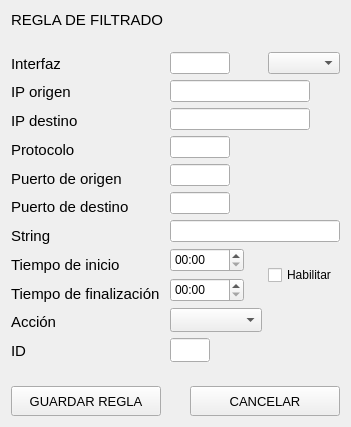
<?xml version="1.0" encoding="UTF-8"?>
<ui version="4.0">
 <class>AgregarReglas</class>
 <widget class="QWidget" name="AgregarReglas">
  <property name="windowModality">
   <enum>Qt::NonModal</enum>
  </property>
  <property name="geometry">
   <rect>
    <x>0</x>
    <y>0</y>
    <width>350</width>
    <height>427</height>
   </rect>
  </property>
  <property name="minimumSize">
   <size>
    <width>0</width>
    <height>0</height>
   </size>
  </property>
  <property name="maximumSize">
   <size>
    <width>350</width>
    <height>445</height>
   </size>
  </property>
  <property name="windowTitle">
   <string>Agregar regla manualmente</string>
  </property>
  <layout class="QGridLayout" name="gridLayout_5">
   <item row="3" column="0">
    <layout class="QGridLayout" name="gridLayout">
     <item row="5" column="0">
      <widget class="QLabel" name="label_5">
       <property name="font">
        <font>
         <family>Cantarell</family>
         <pointsize>11</pointsize>
        </font>
       </property>
       <property name="text">
        <string>Puerto de origen</string>
       </property>
      </widget>
     </item>
     <item row="12" column="0">
      <widget class="QLabel" name="label_12">
       <property name="font">
        <font>
         <family>Cantarell</family>
         <pointsize>11</pointsize>
        </font>
       </property>
       <property name="text">
        <string>ID</string>
       </property>
      </widget>
     </item>
     <item row="6" column="0">
      <widget class="QLabel" name="label_6">
       <property name="font">
        <font>
         <family>Cantarell</family>
         <pointsize>11</pointsize>
        </font>
       </property>
       <property name="text">
        <string>Puerto de destino</string>
       </property>
      </widget>
     </item>
     <item row="3" column="0">
      <widget class="QLabel" name="label_3">
       <property name="font">
        <font>
         <family>Cantarell</family>
         <pointsize>11</pointsize>
        </font>
       </property>
       <property name="text">
        <string>IP destino</string>
       </property>
      </widget>
     </item>
     <item row="1" column="0">
      <widget class="QLabel" name="label">
       <property name="font">
        <font>
         <family>Cantarell</family>
         <pointsize>11</pointsize>
        </font>
       </property>
       <property name="text">
        <string>Interfaz</string>
       </property>
      </widget>
     </item>
     <item row="7" column="0">
      <widget class="QLabel" name="label_8">
       <property name="font">
        <font>
         <family>Cantarell</family>
         <pointsize>11</pointsize>
        </font>
       </property>
       <property name="text">
        <string>String</string>
       </property>
      </widget>
     </item>
     <item row="4" column="0">
      <widget class="QLabel" name="label_4">
       <property name="font">
        <font>
         <family>Cantarell</family>
         <pointsize>11</pointsize>
        </font>
       </property>
       <property name="text">
        <string>Protocolo</string>
       </property>
      </widget>
     </item>
     <item row="11" column="0">
      <widget class="QLabel" name="label_11">
       <property name="font">
        <font>
         <family>Cantarell</family>
         <pointsize>11</pointsize>
        </font>
       </property>
       <property name="text">
        <string>Acción</string>
       </property>
      </widget>
     </item>
     <item row="9" column="0">
      <widget class="QLabel" name="label_9">
       <property name="font">
        <font>
         <family>Cantarell</family>
         <pointsize>11</pointsize>
        </font>
       </property>
       <property name="text">
        <string>Tiempo de inicio</string>
       </property>
      </widget>
     </item>
     <item row="2" column="0">
      <widget class="QLabel" name="label_2">
       <property name="font">
        <font>
         <family>Cantarell</family>
         <pointsize>11</pointsize>
        </font>
       </property>
       <property name="text">
        <string>IP origen</string>
       </property>
      </widget>
     </item>
     <item row="10" column="0">
      <widget class="QLabel" name="label_10">
       <property name="font">
        <font>
         <family>Cantarell</family>
         <pointsize>11</pointsize>
        </font>
       </property>
       <property name="text">
        <string>Tiempo de finalización</string>
       </property>
      </widget>
     </item>
    </layout>
   </item>
   <item row="4" column="0">
    <spacer name="verticalSpacer">
     <property name="orientation">
      <enum>Qt::Vertical</enum>
     </property>
     <property name="sizeHint" stdset="0">
      <size>
       <width>20</width>
       <height>40</height>
      </size>
     </property>
    </spacer>
   </item>
   <item row="2" column="0">
    <spacer name="verticalSpacer_2">
     <property name="orientation">
      <enum>Qt::Vertical</enum>
     </property>
     <property name="sizeHint" stdset="0">
      <size>
       <width>20</width>
       <height>40</height>
      </size>
     </property>
    </spacer>
   </item>
   <item row="3" column="1">
    <layout class="QGridLayout" name="gridLayout_2">
     <item row="0" column="0">
      <widget class="QLineEdit" name="lineEdit">
       <property name="maximumSize">
        <size>
         <width>60</width>
         <height>24</height>
        </size>
       </property>
       <property name="autoFillBackground">
        <bool>true</bool>
       </property>
       <property name="text">
        <string/>
       </property>
      </widget>
     </item>
     <item row="2" column="0" colspan="3">
      <widget class="QLineEdit" name="lineEdit_3">
       <property name="maximumSize">
        <size>
         <width>140</width>
         <height>24</height>
        </size>
       </property>
       <property name="autoFillBackground">
        <bool>true</bool>
       </property>
      </widget>
     </item>
     <item row="4" column="0">
      <widget class="QLineEdit" name="lineEdit_5">
       <property name="maximumSize">
        <size>
         <width>60</width>
         <height>24</height>
        </size>
       </property>
       <property name="autoFillBackground">
        <bool>true</bool>
       </property>
       <property name="text">
        <string/>
       </property>
      </widget>
     </item>
     <item row="3" column="0">
      <widget class="QLineEdit" name="lineEdit_4">
       <property name="maximumSize">
        <size>
         <width>60</width>
         <height>24</height>
        </size>
       </property>
       <property name="autoFillBackground">
        <bool>true</bool>
       </property>
      </widget>
     </item>
     <item row="1" column="0" colspan="3">
      <widget class="QLineEdit" name="lineEdit_2">
       <property name="maximumSize">
        <size>
         <width>140</width>
         <height>24</height>
        </size>
       </property>
       <property name="autoFillBackground">
        <bool>true</bool>
       </property>
       <property name="text">
        <string/>
       </property>
      </widget>
     </item>
     <item row="5" column="0">
      <widget class="QLineEdit" name="lineEdit_6">
       <property name="maximumSize">
        <size>
         <width>60</width>
         <height>24</height>
        </size>
       </property>
       <property name="autoFillBackground">
        <bool>true</bool>
       </property>
      </widget>
     </item>
     <item row="10" column="0">
      <widget class="QTimeEdit" name="timeEdit_2">
       <property name="minimumSize">
        <size>
         <width>74</width>
         <height>24</height>
        </size>
       </property>
       <property name="maximumSize">
        <size>
         <width>74</width>
         <height>24</height>
        </size>
       </property>
       <property name="autoFillBackground">
        <bool>true</bool>
       </property>
       <property name="displayFormat">
        <string>hh:mm</string>
       </property>
      </widget>
     </item>
     <item row="0" column="1" colspan="2">
      <widget class="QComboBox" name="comboBox">
       <property name="maximumSize">
        <size>
         <width>82</width>
         <height>24</height>
        </size>
       </property>
       <property name="baseSize">
        <size>
         <width>82</width>
         <height>24</height>
        </size>
       </property>
       <property name="autoFillBackground">
        <bool>true</bool>
       </property>
      </widget>
     </item>
     <item row="12" column="0">
      <widget class="QLineEdit" name="lineEdit_8">
       <property name="minimumSize">
        <size>
         <width>40</width>
         <height>24</height>
        </size>
       </property>
       <property name="maximumSize">
        <size>
         <width>40</width>
         <height>24</height>
        </size>
       </property>
       <property name="autoFillBackground">
        <bool>true</bool>
       </property>
       <property name="text">
        <string/>
       </property>
      </widget>
     </item>
     <item row="6" column="0" colspan="3">
      <widget class="QLineEdit" name="lineEdit_7">
       <property name="maximumSize">
        <size>
         <width>200</width>
         <height>24</height>
        </size>
       </property>
       <property name="autoFillBackground">
        <bool>true</bool>
       </property>
      </widget>
     </item>
     <item row="9" column="0">
      <widget class="QTimeEdit" name="timeEdit">
       <property name="minimumSize">
        <size>
         <width>74</width>
         <height>24</height>
        </size>
       </property>
       <property name="maximumSize">
        <size>
         <width>74</width>
         <height>24</height>
        </size>
       </property>
       <property name="autoFillBackground">
        <bool>true</bool>
       </property>
       <property name="wrapping">
        <bool>false</bool>
       </property>
       <property name="currentSection">
        <enum>QDateTimeEdit::HourSection</enum>
       </property>
       <property name="displayFormat">
        <string>hh:mm</string>
       </property>
      </widget>
     </item>
     <item row="9" column="1" rowspan="2" colspan="2">
      <layout class="QVBoxLayout" name="verticalLayout">
       <item>
        <widget class="QCheckBox" name="checkBox">
         <property name="autoFillBackground">
          <bool>true</bool>
         </property>
         <property name="text">
          <string>Habilitar</string>
         </property>
        </widget>
       </item>
      </layout>
     </item>
     <item row="11" column="0">
      <widget class="QComboBox" name="comboBox_2">
       <property name="minimumSize">
        <size>
         <width>92</width>
         <height>24</height>
        </size>
       </property>
       <property name="maximumSize">
        <size>
         <width>92</width>
         <height>24</height>
        </size>
       </property>
       <property name="baseSize">
        <size>
         <width>0</width>
         <height>0</height>
        </size>
       </property>
       <property name="autoFillBackground">
        <bool>true</bool>
       </property>
      </widget>
     </item>
    </layout>
   </item>
   <item row="0" column="0">
    <widget class="QLabel" name="label_7">
     <property name="maximumSize">
      <size>
       <width>158</width>
       <height>21</height>
      </size>
     </property>
     <property name="font">
      <font>
       <family>Cantarell</family>
       <pointsize>11</pointsize>
      </font>
     </property>
     <property name="text">
      <string>REGLA DE FILTRADO</string>
     </property>
    </widget>
   </item>
   <item row="5" column="0" colspan="2">
    <layout class="QHBoxLayout" name="horizontalLayout">
     <item>
      <widget class="QPushButton" name="pushButton">
       <property name="minimumSize">
        <size>
         <width>150</width>
         <height>30</height>
        </size>
       </property>
       <property name="maximumSize">
        <size>
         <width>150</width>
         <height>30</height>
        </size>
       </property>
       <property name="font">
        <font>
         <family>Cantarell</family>
         <pointsize>10</pointsize>
        </font>
       </property>
       <property name="text">
        <string>GUARDAR REGLA</string>
       </property>
      </widget>
     </item>
     <item>
      <spacer name="horizontalSpacer">
       <property name="orientation">
        <enum>Qt::Horizontal</enum>
       </property>
       <property name="sizeHint" stdset="0">
        <size>
         <width>40</width>
         <height>20</height>
        </size>
       </property>
      </spacer>
     </item>
     <item>
      <widget class="QPushButton" name="pushButton_2">
       <property name="minimumSize">
        <size>
         <width>150</width>
         <height>30</height>
        </size>
       </property>
       <property name="maximumSize">
        <size>
         <width>150</width>
         <height>30</height>
        </size>
       </property>
       <property name="font">
        <font>
         <family>Cantarell</family>
         <pointsize>10</pointsize>
        </font>
       </property>
       <property name="text">
        <string>CANCELAR</string>
       </property>
      </widget>
     </item>
    </layout>
   </item>
  </layout>
 </widget>
 <tabstops>
  <tabstop>lineEdit</tabstop>
  <tabstop>comboBox</tabstop>
  <tabstop>lineEdit_2</tabstop>
  <tabstop>lineEdit_3</tabstop>
  <tabstop>lineEdit_4</tabstop>
  <tabstop>lineEdit_5</tabstop>
  <tabstop>lineEdit_6</tabstop>
  <tabstop>lineEdit_7</tabstop>
  <tabstop>checkBox</tabstop>
  <tabstop>timeEdit</tabstop>
  <tabstop>timeEdit_2</tabstop>
  <tabstop>comboBox_2</tabstop>
  <tabstop>lineEdit_8</tabstop>
  <tabstop>pushButton</tabstop>
  <tabstop>pushButton_2</tabstop>
 </tabstops>
 <resources/>
 <connections/>
 <slots>
  <slot>abrirMostrarreglas()</slot>
  <slot>mostrarTabla()</slot>
 </slots>
</ui>
